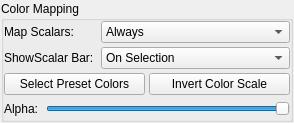
<?xml version="1.0" encoding="UTF-8"?>
<ui version="4.0">
 <class>VSColorMappingWidget</class>
 <widget class="QWidget" name="VSColorMappingWidget">
  <property name="geometry">
   <rect>
    <x>0</x>
    <y>0</y>
    <width>294</width>
    <height>123</height>
   </rect>
  </property>
  <property name="windowTitle">
   <string>Color Mapping</string>
  </property>
  <layout class="QGridLayout" name="gridLayout">
   <property name="leftMargin">
    <number>1</number>
   </property>
   <property name="topMargin">
    <number>1</number>
   </property>
   <property name="rightMargin">
    <number>1</number>
   </property>
   <property name="bottomMargin">
    <number>1</number>
   </property>
   <property name="spacing">
    <number>4</number>
   </property>
   <item row="0" column="0">
    <widget class="QGroupBox" name="colorMappingGroupBox">
     <property name="title">
      <string>Color Mapping</string>
     </property>
     <layout class="QGridLayout" name="gridLayout_4">
      <property name="leftMargin">
       <number>0</number>
      </property>
      <property name="topMargin">
       <number>0</number>
      </property>
      <property name="rightMargin">
       <number>0</number>
      </property>
      <property name="bottomMargin">
       <number>0</number>
      </property>
      <property name="spacing">
       <number>4</number>
      </property>
      <item row="0" column="0">
       <widget class="QWidget" name="colorMappingContainer" native="true">
        <property name="sizePolicy">
         <sizepolicy hsizetype="Preferred" vsizetype="Minimum">
          <horstretch>0</horstretch>
          <verstretch>0</verstretch>
         </sizepolicy>
        </property>
        <layout class="QGridLayout" name="gridLayout_2">
         <property name="leftMargin">
          <number>0</number>
         </property>
         <property name="topMargin">
          <number>0</number>
         </property>
         <property name="rightMargin">
          <number>0</number>
         </property>
         <property name="bottomMargin">
          <number>0</number>
         </property>
         <property name="spacing">
          <number>4</number>
         </property>
         <item row="0" column="1" colspan="2">
          <widget class="QComboBox" name="mapScalarsComboBox">
           <property name="sizePolicy">
            <sizepolicy hsizetype="Expanding" vsizetype="Fixed">
             <horstretch>1</horstretch>
             <verstretch>0</verstretch>
            </sizepolicy>
           </property>
           <item>
            <property name="text">
             <string>Always</string>
            </property>
           </item>
           <item>
            <property name="text">
             <string>Non-Colors</string>
            </property>
           </item>
           <item>
            <property name="text">
             <string>Never</string>
            </property>
           </item>
          </widget>
         </item>
         <item row="0" column="0">
          <widget class="QLabel" name="label">
           <property name="sizePolicy">
            <sizepolicy hsizetype="Minimum" vsizetype="Preferred">
             <horstretch>0</horstretch>
             <verstretch>0</verstretch>
            </sizepolicy>
           </property>
           <property name="text">
            <string>Map Scalars:</string>
           </property>
          </widget>
         </item>
         <item row="2" column="0" colspan="3">
          <widget class="QWidget" name="scalarBarButtons" native="true">
           <property name="sizePolicy">
            <sizepolicy hsizetype="Preferred" vsizetype="Fixed">
             <horstretch>0</horstretch>
             <verstretch>0</verstretch>
            </sizepolicy>
           </property>
           <layout class="QHBoxLayout" name="horizontalLayout">
            <property name="spacing">
             <number>4</number>
            </property>
            <property name="leftMargin">
             <number>0</number>
            </property>
            <property name="topMargin">
             <number>0</number>
            </property>
            <property name="rightMargin">
             <number>0</number>
            </property>
            <property name="bottomMargin">
             <number>0</number>
            </property>
            <item>
             <widget class="QPushButton" name="selectPresetColorsBtn">
              <property name="sizePolicy">
               <sizepolicy hsizetype="Minimum" vsizetype="Fixed">
                <horstretch>0</horstretch>
                <verstretch>0</verstretch>
               </sizepolicy>
              </property>
              <property name="text">
               <string>Select Preset Colors</string>
              </property>
             </widget>
            </item>
            <item>
             <widget class="QPushButton" name="invertColorScaleBtn">
              <property name="sizePolicy">
               <sizepolicy hsizetype="Minimum" vsizetype="Fixed">
                <horstretch>0</horstretch>
                <verstretch>0</verstretch>
               </sizepolicy>
              </property>
              <property name="text">
               <string>Invert Color Scale</string>
              </property>
             </widget>
            </item>
           </layout>
          </widget>
         </item>
         <item row="1" column="0">
          <widget class="QLabel" name="label_2">
           <property name="text">
            <string>ShowScalar Bar: </string>
           </property>
          </widget>
         </item>
         <item row="1" column="1" colspan="2">
          <widget class="QComboBox" name="showScalarBarComboBox">
           <property name="currentIndex">
            <number>1</number>
           </property>
           <item>
            <property name="text">
             <string>Always</string>
            </property>
           </item>
           <item>
            <property name="text">
             <string>On Selection</string>
            </property>
           </item>
           <item>
            <property name="text">
             <string>Never</string>
            </property>
           </item>
          </widget>
         </item>
        </layout>
       </widget>
      </item>
      <item row="1" column="0">
       <widget class="QWidget" name="contentContainer" native="true">
        <property name="sizePolicy">
         <sizepolicy hsizetype="Preferred" vsizetype="Minimum">
          <horstretch>0</horstretch>
          <verstretch>0</verstretch>
         </sizepolicy>
        </property>
        <layout class="QGridLayout" name="gridLayout_3">
         <property name="leftMargin">
          <number>0</number>
         </property>
         <property name="topMargin">
          <number>0</number>
         </property>
         <property name="rightMargin">
          <number>0</number>
         </property>
         <property name="bottomMargin">
          <number>0</number>
         </property>
         <property name="spacing">
          <number>4</number>
         </property>
         <item row="0" column="0">
          <widget class="QLabel" name="alphaLabel">
           <property name="sizePolicy">
            <sizepolicy hsizetype="Minimum" vsizetype="Preferred">
             <horstretch>0</horstretch>
             <verstretch>0</verstretch>
            </sizepolicy>
           </property>
           <property name="text">
            <string>Alpha: </string>
           </property>
          </widget>
         </item>
         <item row="0" column="1">
          <widget class="QSlider" name="alphaSlider">
           <property name="sizePolicy">
            <sizepolicy hsizetype="Expanding" vsizetype="Fixed">
             <horstretch>1</horstretch>
             <verstretch>0</verstretch>
            </sizepolicy>
           </property>
           <property name="maximum">
            <number>100</number>
           </property>
           <property name="value">
            <number>100</number>
           </property>
           <property name="orientation">
            <enum>Qt::Horizontal</enum>
           </property>
          </widget>
         </item>
        </layout>
       </widget>
      </item>
     </layout>
    </widget>
   </item>
  </layout>
 </widget>
 <resources/>
 <connections/>
</ui>
